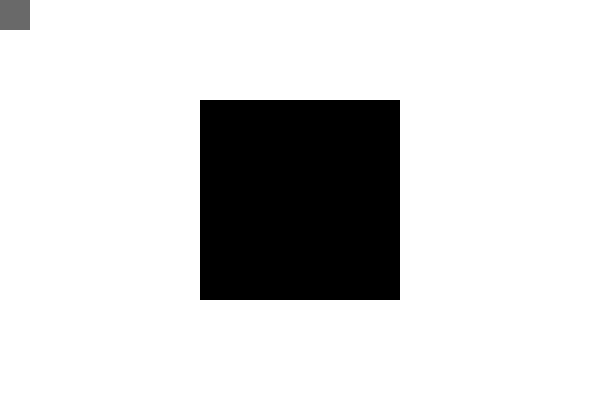
Frame 1 (no input)
Frame 60 (the mouse pressed at the canvas centre just before this capture): identical to frame 1, image omitted
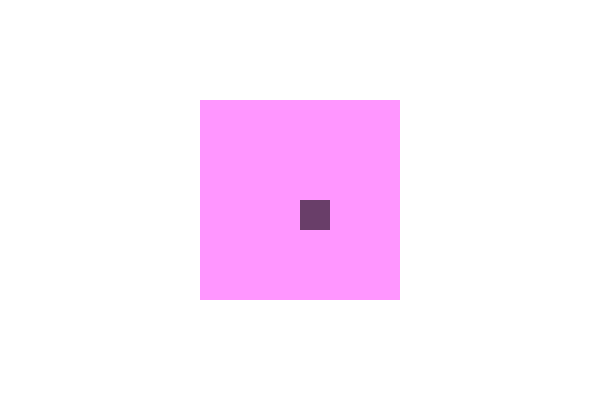
Frame 120 (the mouse held since frame 60 and released just before this capture)

The Processing sketch that drew these frames (run headless with seeded random() and noise(); from frame 60 on, the mouse is pressed at the canvas centre):

// Processing sketch: rectangle_rectangle
// ── rectangle_rectangle.pde
// Checking for collisions between Rectangle and Rectangle

/*
We have to check:
- Is the Right edge of r1 to the Right of the Left Edge of r2?
- Is the Left Edge of r1 to the Left of the Right Edge of r2?
- Is the Bottom Edge of r1 Below the Top Edge of r2?
- Is the Top Edge of r1 Above the Bottom Edge of r2?

- Right Edge of r1 vs Left Edge of r2
float r1RightEdge = r1x + r1w;
if (r1RightEdge >= r2x) {
  // right edge of r1 is past left edge of r2
}

- To check all four edges:
if (r1 + r1w >= r2x &&    // r1 right edge past r2 left
    r1x <= r2x + r2w &&    // r1 left edge past r2 right
    r1y + r1h >= r2y &&    // r1 top edge past r2 bottom
    r1y <= r2y + r2h) {    // r1 bottom edge past r2 top
    return true;
    }
    return false;
*/

float s1x = 0;    // square position (move with mouse)
float s1y = 0;
float s1w = 30;
float s1h = 30;

float s2x = 200;
float s2y = 100;
float s2w = 200;
float s2h = 200;

void setup() {
  size(600, 400);
  noStroke();
}

void draw() {
  background(255);
  
  // update square to mouse coordinated
  s1x = mouseX;
  s1y = mouseY;
  
  // check for collision
  // if hit, change rectangle color
  boolean hit = rectRect(s1x, s1y, s1w, s1h, s2x, s2y, s2w, s2h);
  float r= map(s1x, 0, 255, s1x, s1x - s2x);
  float g= map(s1x, 0, 150, s1x, s1x - s2x);
  float b= map(s1x, 0, 255, s1x, s1x - s2x);
  println(r);
  if(hit) {
    fill(255, 150, 255);
  }
  else {
    fill(r, g, b);
  }
  rect(s2x, s2y, s2w, s2h);
  
  // draw the other square
  fill(0, 150);
  rect(s1x, s1y, s1w, s1h);
}

boolean rectRect(float r1x, float r1y, float r1w, float r1h, 
                  float r2x, float r2y, float r2w, float r2h) {
  // are the sides of one rect touching the other?
  
  if (r1x + r1w >= r2x &&
      r1x <= r2x + r2w &&
      r1y + r1h >= r2y &&
      r1y <= r2y + r2h) {
        return true;
      }
  return false;
}
